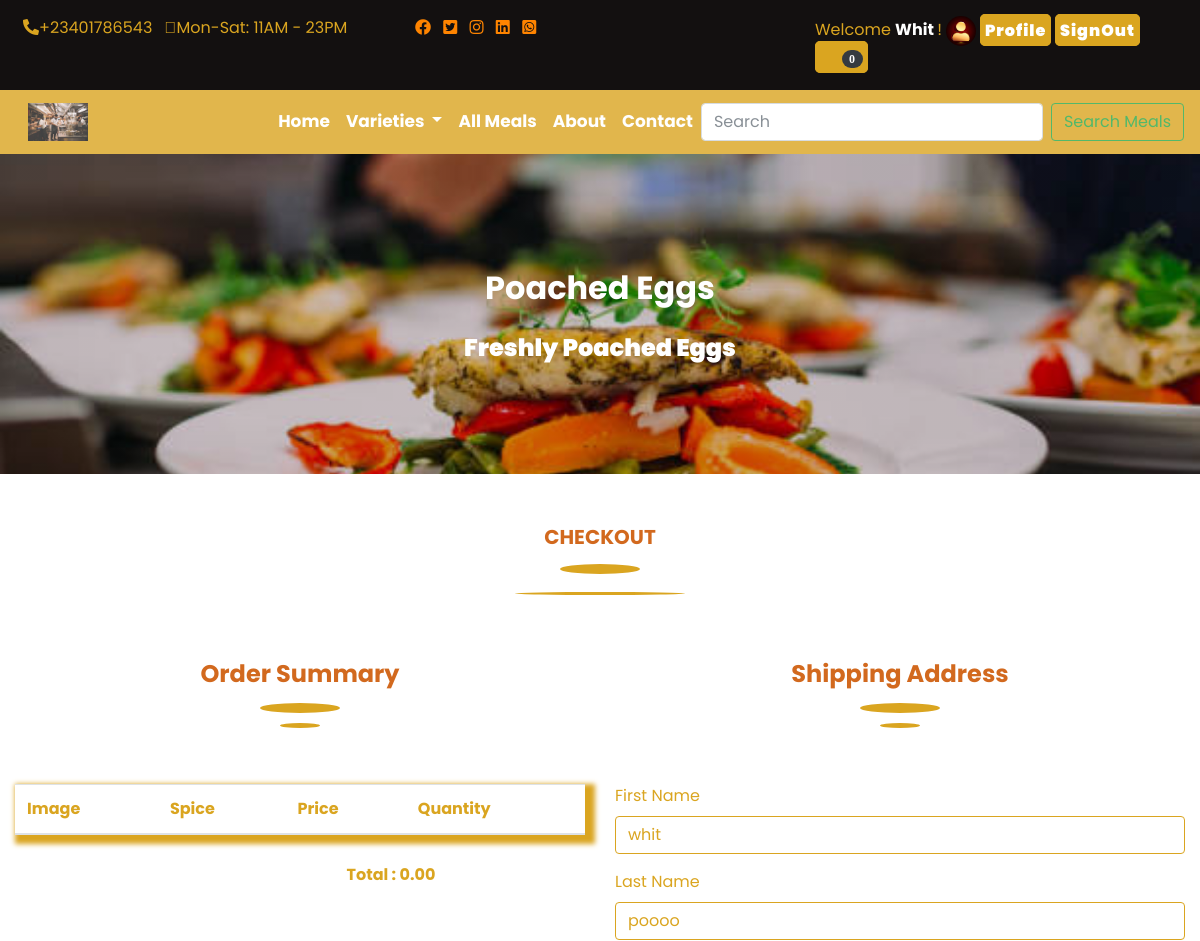
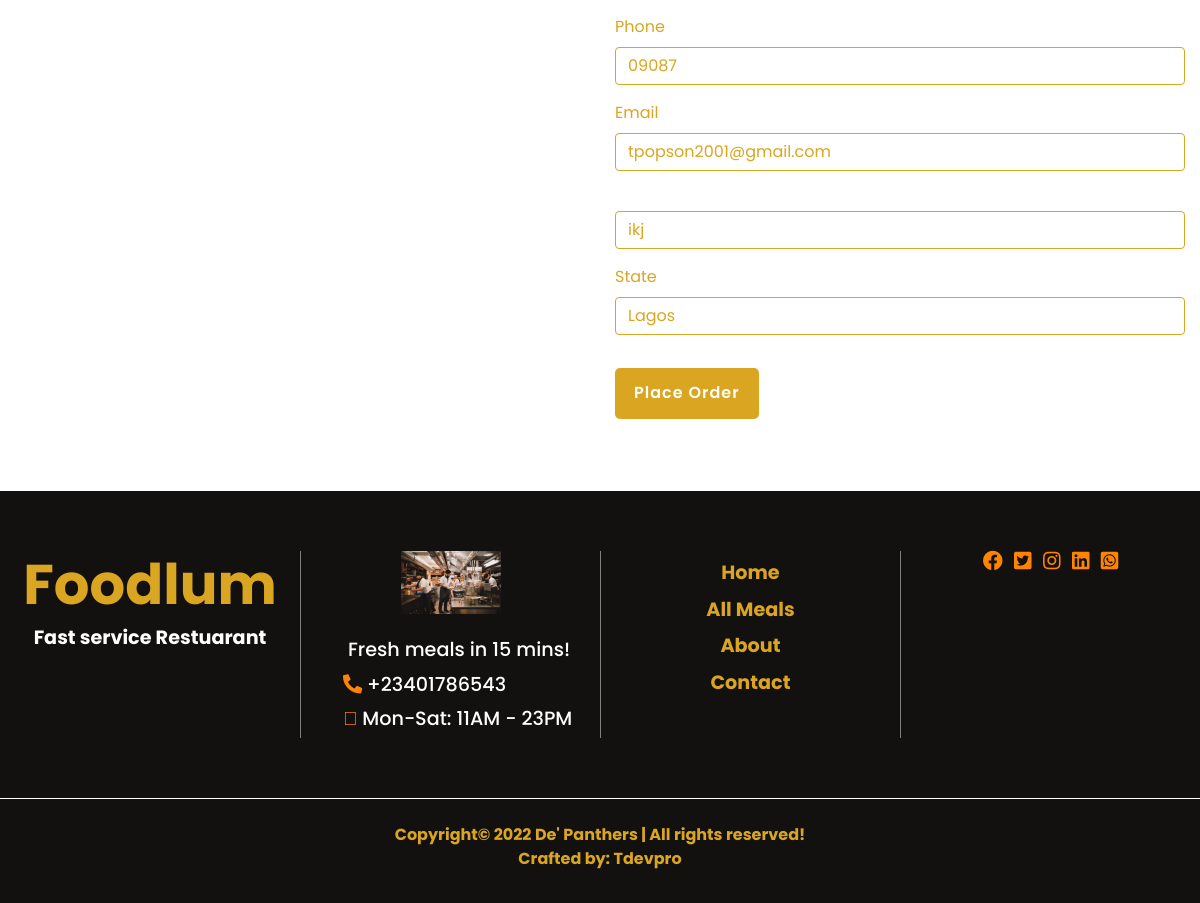
Page /checkout (signed in) on the committed database (2 pictures, top to bottom).
### user_profile/models.py (models this page shows, shortened)
class Profile(models.Model):
    user = models.OneToOneField(User, on_delete=models.CASCADE)
    first_name = models.CharField(max_length=50)
    last_name = models.CharField(max_length=50)
    phone = models.CharField(max_length=20,blank=True, null=True)
    address = models.CharField(max_length=100, blank=True, null=True)
    state = models.CharField(max_length=50, blank=True, null=True)
    image = models.ImageField(upload_to='profile', default='profile-icon.jpg', blank=True, null=True)
    cart_code = models.AutoField(primary_key=True, serialize=True)
    class Meta:
        db_table = 'profile'
        managed = True
        verbose_name = 'Profile'
        verbose_name_plural = 'Profiles'

### foodie/views.py (the view)
# urls.py: path('checkout', views.checkout, name='checkout'),
@login_required(login_url='signin')
def checkout(request):
    shopcart = ShopCart.objects.filter(user__username = request.user.username, item_paid=False)
    profile = Profile.objects.get(user__username = request.user.username)
    subtotal = 0
    vat = 0
    total = 0
    for item in shopcart:
        if item.meal.discount:
            subtotal += item.meal.discount * item.quantity
        else:
            subtotal += item.meal.price * item.quantity
    vat = 0.075 * subtotal
    total = subtotal + vat
    context = {
        'profile':profile,
        'shopcart':shopcart,
        'total':total,
    }
    return render(request, 'checkout.html',context)

### foodie/context_processor.py (called while the page is built)
def dropdown(request):
    varieties = Variety.objects.all()
    context ={
        'varieties':varieties,
    }
    return context

def cartread(request):
    cart = ShopCart.objects.filter(user__username= request.user.username,item_paid=False)
    cartcount = 0
    for item in cart:
        cartcount += item.quantity
    context = {
        'cartcount':cartcount,
    }
    return context

### foodie/templatetags/sample_tags.py (called while the page is built)
@register.simple_tag
def intralink(link, section):
    return reverse(link) + '#' + section

### foodie/templates/checkout.html (shortened to what this page needs)
{% extends 'base.html' %}
{% load static %}
{% load humanize %}
{% block header %} {% include "header.html" %} {% endblock header %}
{% block banner %} {% include "banner2.html" %} {% endblock banner %}
{% block content %}
  <div class="container-fluid mt-5 mb-5">
    <h1  class="subject">Checkout</h1>
    <div class="row mt-5">
      <div class="col-12 col-sm-12 col-md-6 col-lg-6  mt-5 mb-4">
        <div class="cart">
          <h4  class="newsubject">Order Summary</h4>
          <table class="table">
            <thead>
              <tr>
                <th scope="col">Image</th>
                <th scope="col">Spice</th>
                <th scope="col">Price</th>
                <th scope="col">Quantity</th>
              </tr>
            </thead>
          </table>
          <table class="table subtable">
            <tbody>
              <tr>
                <td scope="row"></td>
                <td></td>
                <td></td>
                <td></td>
                <td></td>
                <td> </td>
                <td>Total : {{total|floatformat:2|intcomma}}</td>
              </tr>
            </tbody>
          </table>
        </div>
      </div>
      <div class="col-12 col-sm-12 col-md-6 col-lg-6  mt-5 mb-4">
        <div class="">
          <h4  class="newsubject">Shipping Address</h4>
          <div class="checkout">
            <form action="{% url 'placeorder' %}" method="POST" class="mx-auto">
              <div class="form-group">
                <label for="exampleInputText1">First Name</label>
                <input type="text" name="first_name" value="{{profile.first_name}}" placeholder="First Name" class="form-control" id="exampleInputText1" aria-describedby="textHelp">
              </div>
              <div class="form-group">
                <label for="exampleInputText1">Last Name</label>
                <input type="text" name="last_name" value="{{profile.last_name}}" placeholder="Last Name" class="form-control" id="exampleInputText1" aria-describedby="textHelp">
              </div>
              <div class="form-group">
                <label for="exampleInputText1">Phone</label>
                <input type="text" name="phone" value="{{profile.phone}}" placeholder="Phone" class="form-control" id="exampleInputText1" aria-describedby="textHelp">
              </div>
              <div class="form-group">
                <label for="exampleInputText1">Email</label>
                <input type="text" name="email" value="{{profile.user.email}}" placeholder="email" class="form-control" id="exampleInputText1" aria-describedby="textHelp">
              </div>
              <div class="form-group">
                <input type="text" name="address" value="{{profile.address}}" placeholder="Address" class="form-control" id="exampleInputText1" aria-describedby="textHelp">
              </div>
              <div class="form-group">
                <label for="exampleInputText1">State</label>
                <input type="text" name="state" value="{{profile.state}}" placeholder="State" class="form-control" id="exampleInputText1" aria-describedby="textHelp">
              </div>
              <button type="submit" class="btn mybtn">Place Order</button>
            </form>
          </div>
        </div>
      </div>
    </div>
  </div>
{% endblock content %}
{% block footer %} {% include "footer.html" %}{% endblock footer %}

### foodie/templates/header.html (shortened to what this page needs)
{% load sample_tags %}
{% load static %}
   <div class="container-fluid topbar">
    <div class="row">
      <div class="col-12 col-sm-2 col-md-3 col-lg-3 col-xl-4 mt-3 mb-1 mx-auto hide">
        <ul class="list-inline ml-2">
          <li class="list-inline-item" style="color: goldenrod;"><i class="fas fa-phone-alt"></i>+23401786543</li>
          <li class="list-inline-item" style="color: goldenrod;"> <i class="fal fa-clock"></i>Mon-Sat: 11AM - 23PM</li>
        </ul>
      </div>
      <div class="col-12 col-sm-1 col-md-2 col-lg-3 col-xl-4 mt-3 mb-1 mx-auto hide">
        <ul class="list-inline eli ml-auto">
          <li class="list-inline-item"><a href=""><i class="fab fa-facebook"></i></a></li>
          <li class="list-inline-item"><a href=""><i class="fab fa-twitter-square"></i></a></li>
          <li class="list-inline-item"><a href=""><i class="fab fa-instagram"></i></a></li>
          <li class="list-inline-item"><a href=""><i class="fab fa-linkedin"></i></a></li>
          <li class="list-inline-item"><a href=""><i class="fab fa-whatsapp-square"></i></a></li>
        </ul>
      </div>
      <div class="col-12 col-sm-9 col-md-7 col-lg-6 col-xl-4 mt-3 mb-1 auth">
        <ul class="mx-auto">
        {% if user.is_authenticated %}
          <li>
            <a class="mt-2" href="{% url 'profile' %}"> Welcome
              <span>
              {% if user.profile.first_name %}
                {{user.profile.first_name|title}}
              {% else %}
                {{user.username|title}}
              {% endif %}
              </span>!
            </a>
          </li>
          <li><a class="mt-2" href="{% url 'profile' %}"><img src="{{user.profile.image.url}}" class="pro-icon"></a></li>
          <li><a class="newbtn mt-2" href="{% url 'profile' %}">Profile</a></li>
          <li><a class="newbtn mt-2" href="{% url 'signout' %}">SignOut</a></li>
          <li><a class="newbtn mt-2" href="{% url 'cart' %}">
            <i class="far fa-shopping-basket">
              {% if cartcount > 0 %}
                <span class="badge badge-pill badge-dark text-white">{{cartcount}}</span>
              {% else %}
                <span class="badge badge-pill badge-dark text-white">0</span>
              {% endif %}
            </i>
          </a>
        </li>
        {% else %}
          <li class="newpuh"><a class="newbtn mt-2" href="{% url 'signin' %}">SignIn</a></li>
          <li class="newpuh1"><a class="newbtn mt-2" href="{% url 'signup' %}">SingUp</a></li>
        {% endif %}
        </ul>
      </div>
    </div>
  </div>
      <nav class="navbar navbar-expand-lg  sticky-top">
          <a class="navbar-brand" href="/"><img src="{% static '' %}img/logo.jpg"></a>
          <div class="collapse navbar-collapse" id="navbarSupportedContent">
            <ul class="navbar-nav ml-auto">
              <li class="nav-item active">
                <a class="nav-link" href="{% url 'index' %}">Home <span class="sr-only">(current)</span></a>
              </li>
              <li class="nav-item dropdown">
                <a class="nav-link dropdown-toggle" href="#" id="navbarDropdown" role="button" data-toggle="dropdown" aria-haspopup="true" aria-expanded="false">
                  Varieties
                </a>
              </li>
              <li class="nav-item">
                <a class="nav-link" href="{% url 'meals' %}">All Meals</a>
              </li>
              <li class="nav-item">
                <a class="nav-link" href="#">About</a>
              </li>
              <li class="nav-item">
                <a class="nav-link" href="{% intralink 'index' 'contact' %}">Contact</a>
              </li>
            </ul>
            <form class="form-inline my-2 my-lg-0" method="POST" action="{% url 'searched' %}">
              <input class="form-control mr-sm-2" name="itemsearch" type="search" placeholder="Search" aria-label="Search">
              <button class="btn btn-outline-success my-2 my-sm-0" type="submit">Search Meals</button>
            </form>
          </div>
        </nav>

### foodie/static/css/style.css (style rules this page uses)
* { margin: 0; padding: 0; box-sizing: border-box; }
body { font-family: 'Poppins', sans-serif; }
.topbar { background: rgb(19, 16, 16); }
.eli li a { filter: invert(1); transition: transform .5s; }
.auth li { display: inline; }
.auth li a { text-decoration: none; color: goldenrod; }
.auth li a span { text-decoration: none; color: white; font-weight: bolder; }
.newbtn { border: 1px solid goldenrod; border-radius: 5px; padding: 1% !important; color: white !important; background: goldenrod !important; font-weight: 900; letter-spacing: 1px; outline: none; }
.pro-icon { width: 8%; border-radius: 100%; }
.navbar { background: goldenrod; opacity: .8; }
.navbar .navbar-brand img { width: 60px; margin-left: 20%; }
#navbarSupportedContent a { color: white; font-weight: bold; float: right; font-size: 17px; }
.subject { font-size: 20px; color: chocolate; font-weight: bolder; text-align: center; text-transform: uppercase; }
.subject::before { content: ''; display: block; background: goldenrod; height: 3px; width: 170px; margin-left: auto; margin-right: auto; transform: translateY(70px); border-radius: 100%; }
.subject::after { content: ''; display: block; background: goldenrod; height: 10px; width: 80px; margin-left: auto; margin-right: auto; border-radius: 100%; transform: translateY(15px); }
.mybtn { border: 2px solid goldenrod; border-radius: 5px; padding: 2% 3%; margin-top: 3%; color: white; font-weight: 600; letter-spacing: 1px; outline: none; background: goldenrod !important; }
.newsubject { color: chocolate; font-weight: bolder; text-align: center; text-transform: capitalize; }
.newsubject::before { content: ''; display: block; background: goldenrod; height: 5px; width: 40px; margin-left: auto; margin-right: auto; transform: translateY(68px); border-radius: 100%; }
.newsubject::after { content: ''; display: block; background: goldenrod; height: 10px; width: 80px; margin-left: auto; margin-right: auto; margin-bottom: 15%; border-radius: 100%; transform: translateY(15px); }
.cart table { margin-left: auto; margin-right: auto; }
.cart thead { box-shadow: 5px 5px 5px 5px goldenrod; color: goldenrod; }
.cart tr { color: goldenrod; font-weight: bold; }
.subtable tr td { color: goldenrod; font-weight: bold; border: none; }
.checkout label { color: goldenrod; font-size: 500; text-transform: capitalize; }
.checkout input { border: 1px solid goldenrod; color: goldenrod; font-size: 500; outline: none; box-shadow: none; }

### rows in the picture
Profile: first_name "whit", last_name "poooo", phone "09087", email "tpopson2001@gmail.com", address "ikj", state "Lagos"

### other values in the picture
{{ user.profile.first_name|title }} "Whit"
{{ total|floatformat:2|intcomma }} "0.00"
